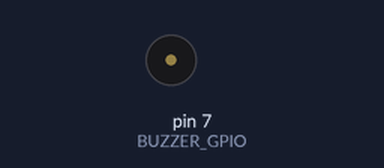
Bench run of a sketch on a simulated Arduino Uno, built with avr-gcc and run on an emulated ATmega328P. Shown: buzzer (waves = sounding).

Above: at 1.4 s.
At 9.02 s:
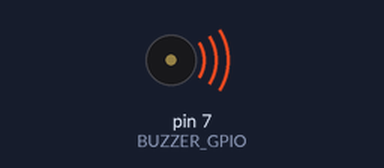
Timing chart, 0 to 9.5 s (numbered marks = the images above):
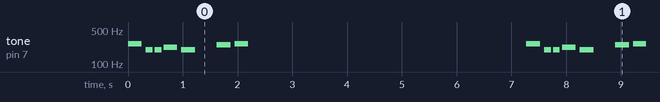

Measured:
- by itself, tone on pin 7 (BUZZER_GPIO): repeats every 7.3 s: silent 0.08 s, 2 × (196 Hz 0.13 s, silent 0.04 s), 220 Hz 0.25 s, silent 0.08 s, 196 Hz 0.25 s, silent 0.40 s, 247 Hz 0.25 s, silent 0.08 s, 262 Hz 0.25 s, silent 5.1 s, 262 Hz 0.25 s

The sketch:

tonetest.ino
```cpp
#include "pitches.h"

#define BUZZER_GPIO 7

void play_tone();

// notes in the melody:
int melody[] = {

  NOTE_C4, NOTE_G3, NOTE_G3, NOTE_A3, NOTE_G3, 0, NOTE_B3, NOTE_C4
};

// note durations: 4 = quarter note, 8 = eighth note, etc.:
int noteDurations[] = {

  4, 8, 8, 4, 4, 4, 4, 4
};

void setup() {

  // iterate over the notes of the melody:


}

void loop() {

  play_tone();

  delay(5000);
}

void play_tone()
{
  for (int thisNote = 0; thisNote < 8; thisNote++) {

    // to calculate the note duration, take one second divided by the note type.

    //e.g. quarter note = 1000 / 4, eighth note = 1000/8, etc.

    int noteDuration = 1000 / noteDurations[thisNote];

    tone(BUZZER_GPIO, melody[thisNote], noteDuration);

    // to distinguish the notes, set a minimum time between them.

    // the note's duration + 30% seems to work well:

    int pauseBetweenNotes = noteDuration * 1.30;

    delay(pauseBetweenNotes);

    // stop the tone playing:

    noTone(BUZZER_GPIO);

  }
}
```
